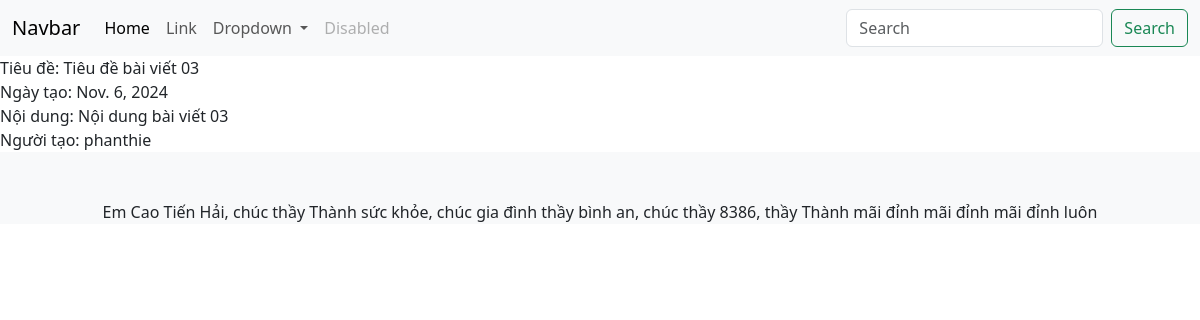
The app's page /xembaiviet/3/, older data.
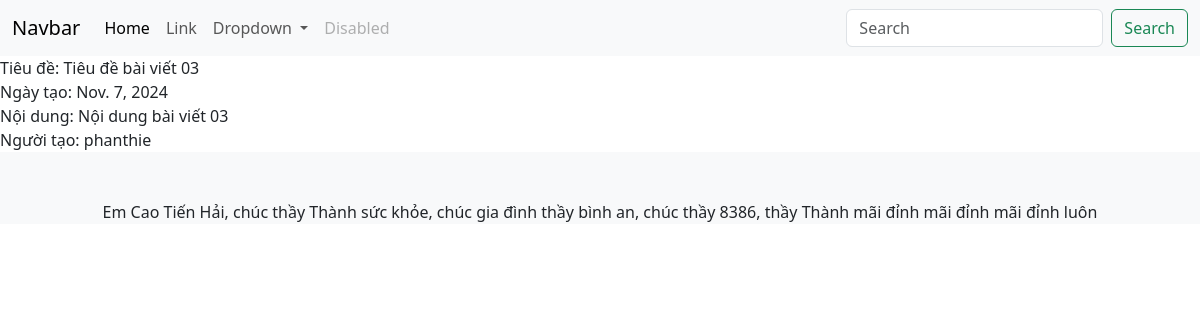
The same page, newer data.
### qlbaiviet/models.py (models this page shows, shortened)
class BaiViet(models.Model):
  tieu_de = models.CharField(max_length=250)
  noi_dung = models.TextField(blank=True)
  ngay_tao = models.DateField()
  nguoi_tao = models.ForeignKey(User, on_delete=models.CASCADE)
  chuyen_muc = models.ManyToManyField(ChuyenMuc, through='BaiVietChuyenMuc')

### qlbaiviet/views.py (the view)
# urls.py: path('xembaiviet/<int:idbaiviet>/', xembaiviet, name='xembaiviet'),
def xembaiviet(request, idbaiviet):
  bai_viet = get_object_or_404(BaiViet, id=idbaiviet)
  tieu_de = bai_viet.tieu_de
  return render(request, 'xembaiviet.html', {'baiviet': bai_viet, 'title': tieu_de})

### qlbaiviet/templates/xembaiviet.html (shortened to what this page needs)
{% extends 'index.html' %}
{% block content %}
  Tiêu đề: {{ baiviet.tieu_de }} <br>
  Ngày tạo: {{ baiviet.ngay_tao }} <br>
  Nội dung: {{ baiviet.noi_dung }} <br>
  Người tạo: {{ baiviet.nguoi_tao }} <br>
{% endblock %}

Row changes from the older to the newer data that the page shows:
changed BaiViet "Tiêu đề bài viết 03": ngay_tao "Nov. 6, 2024" → "Nov. 7, 2024"
